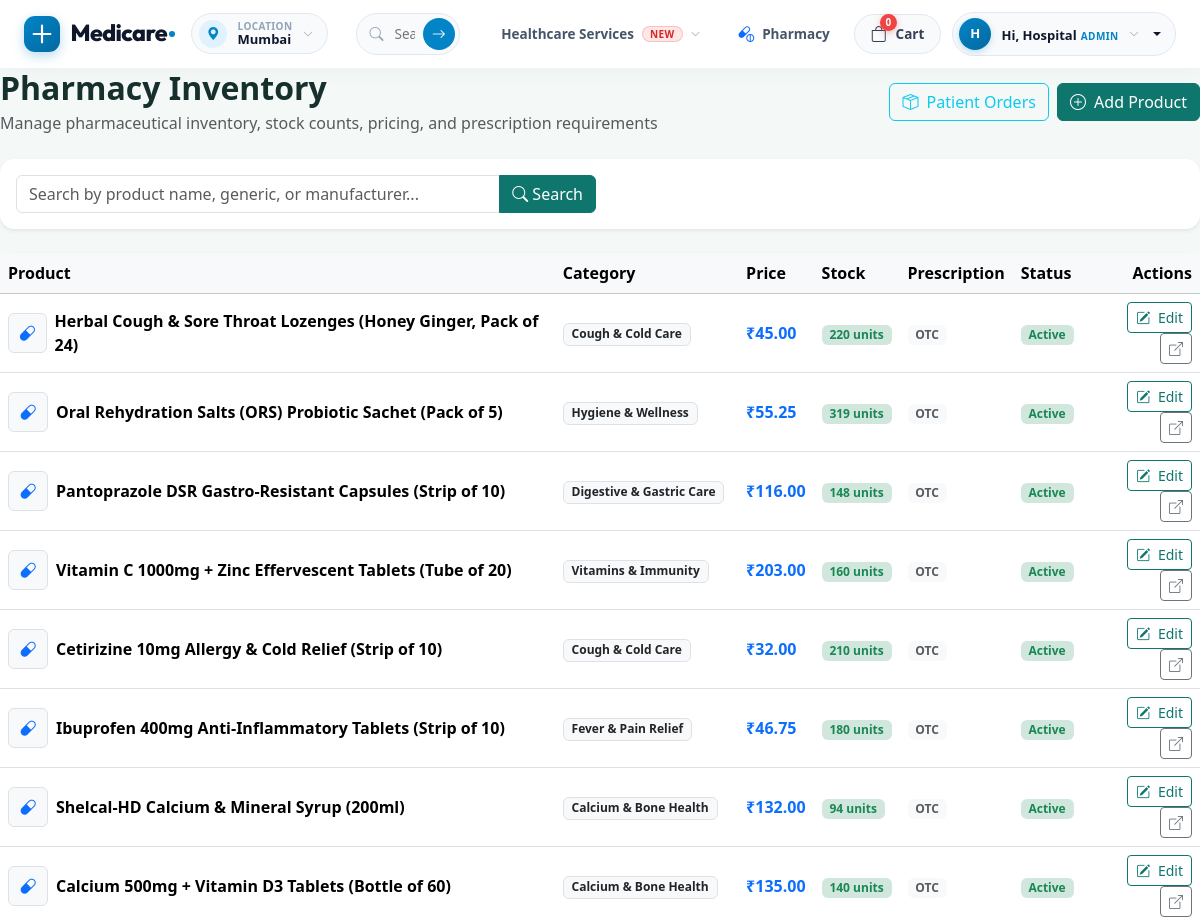
The app's page /manage/products/ (signed in, upper part), older data.
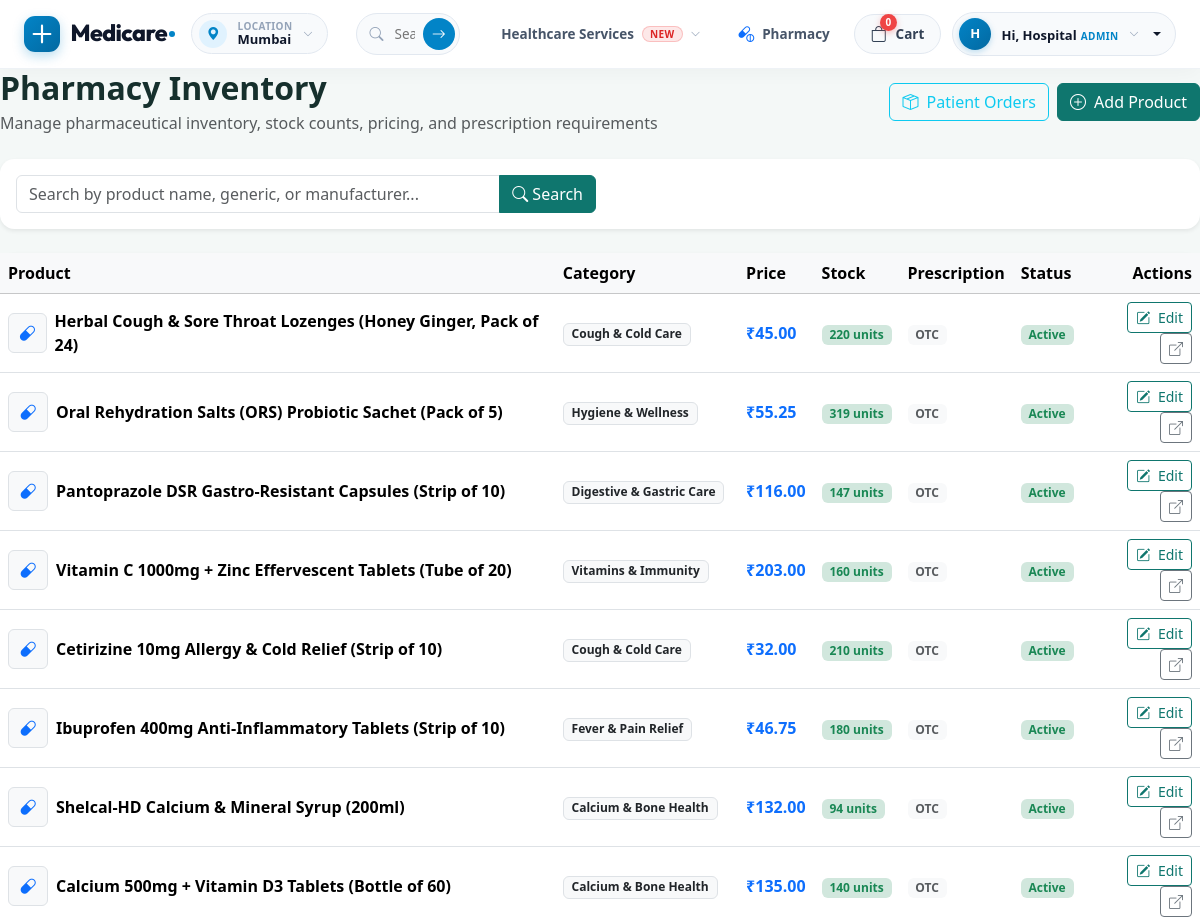
The same page, newer data.
### corepages/models.py (models this page shows, shortened)
class Product(models.Model):
    category = models.ForeignKey(ProductCategory, on_delete=models.SET_NULL, null=True, blank=True, related_name='products')
    name = models.CharField(max_length=200)
    slug = models.SlugField(max_length=220, unique=True, blank=True)
    description = models.TextField(blank=True)
    price = models.DecimalField(max_digits=8, decimal_places=2)
    discount_percent = models.PositiveIntegerField(default=0, help_text="Discount percentage, e.g. 20 for 20% off")
    stock = models.PositiveIntegerField(default=50, help_text="Current available inventory")
    image = models.ImageField(upload_to='products/', null=True, blank=True)
    image_url_fallback = models.CharField(max_length=255, blank=True, help_text="Static image path fallback")
    rating = models.DecimalField(max_digits=3, decimal_places=1, default=4.5)
    is_active = models.BooleanField(default=True)
    created_at = models.DateTimeField(auto_now_add=True)
    class Meta:
        ordering = ['-created_at']
    @property
    def effective_price(self):
        if self.discount_percent > 0:
            discount = (self.price * Decimal(self.discount_percent)) / Decimal(100)
            return round(self.price - discount, 2)
        return self.price

class ProductCategory(models.Model):
    name = models.CharField(max_length=100, unique=True)
    slug = models.SlugField(max_length=120, unique=True, blank=True)
    description = models.TextField(blank=True)
    is_active = models.BooleanField(default=True)
    class Meta:
        verbose_name_plural = 'Product Categories'
        ordering = ['name']

### corepages/views.py (the view)
# urls.py: path('manage/products/', views.admin_product_list, name='admin_product_list'),
@admin_required
def admin_product_list(request):
    products = Product.objects.select_related('category').order_by('-created_at')
    query = request.GET.get('q', '').strip()
    if query:
        products = products.filter(Q(name__icontains=query) | Q(category__name__icontains=query))
    paginator = Paginator(products, 15)
    page_obj = paginator.get_page(request.GET.get('page'))
    return render(request, 'corepages/admin_product_list.html', {'page_obj': page_obj, 'query': query})

### accounts/models.py (called while the page is built)
    def is_admin_role(self):
        return self.role == self.Role.ADMIN

    def is_doctor_role(self):
        return self.role == self.Role.DOCTOR

    def is_patient_role(self):
        return self.role == self.Role.PATIENT

### templates/corepages/admin_product_list.html (shortened to what the changed rows need)
{% extends 'base.html' %}
{% block content %}
<div class="d-flex justify-content-between align-items-center mb-4">
  <div>
    <h2 class="fw-bold mb-1">Pharmacy Inventory</h2>
  </div>
</div>
<div class="card card-hospital border-0 shadow-sm">
  <div class="table-responsive">
    <table class="table table-hover align-middle mb-0">
      <thead class="table-light">
        <tr>
          <th>Product</th>
          <th>Category</th>
          <th>Price</th>
          <th>Stock</th>
          <th>Prescription</th>
          <th>Status</th>
          <th class="text-end">Actions</th>
        </tr>
      </thead>
      <tbody>
        {% for prod in page_obj %}
          <tr>
            <td>
              <div class="d-flex align-items-center">
                {% if prod.image %}
                  <img src="{{ prod.image.url }}" alt="{{ prod.name }}" class="rounded me-2" style="width: 40px; height: 40px; object-fit: cover;">
                {% else %}
                  <div class="rounded me-2 bg-light d-flex align-items-center justify-content-center border" style="width: 40px; height: 40px;">
                    <i class="bi bi-capsule text-primary"></i>
                  </div>
                {% endif %}
                <div>
                  <strong>{{ prod.name }}</strong>
                </div>
              </div>
            </td>
            <td>
              {% if prod.category %}
                <span class="badge bg-light text-dark border">{{ prod.category.name }}</span>
              {% else %}
                <span class="text-muted small">General</span>
              {% endif %}
            </td>
            <td>
              <span class="fw-bold text-primary">₹{{ prod.effective_price }}</span>
            </td>
            <td>
              {% if prod.stock == 0 %}
                <span class="badge bg-danger">Out of Stock</span>
              {% elif prod.stock <= 10 %}
                <span class="badge bg-warning text-dark">{{ prod.stock }} left (Low)</span>
              {% else %}
                <span class="badge bg-success-subtle text-success">{{ prod.stock }} units</span>
              {% endif %}
            </td>
            <td>
              {% if prod.requires_prescription %}
                <span class="badge bg-warning-subtle text-dark border"><i class="bi bi-file-earmark-medical me-1"></i> Rx Required</span>
              {% else %}
                <span class="badge bg-light text-muted">OTC</span>
              {% endif %}
            </td>
            <td>
              {% if prod.is_active %}
                <span class="badge bg-success-subtle text-success">Active</span>
              {% else %}
                <span class="badge bg-secondary-subtle text-secondary">Inactive</span>
              {% endif %}
            </td>
            <td class="text-end">
              <a href="{% url 'corepages:admin_product_edit' prod.id %}" class="btn btn-outline-primary btn-sm">
                <i class="bi bi-pencil-square me-1"></i> Edit
              </a>
              <a href="{% url 'core:product_detail' prod.pk %}" target="_blank" class="btn btn-outline-secondary btn-sm ms-1" title="Public View">
                <i class="bi bi-box-arrow-up-right"></i>
              </a>
            </td>
          </tr>
        {% endfor %}
      </tbody>
    </table>
  </div>
</div>
{% endblock %}

Row changes from the older to the newer data that the page shows:
changed Product "Pantoprazole DSR Gastro-Resistant Capsules (Strip of 10)": stock "148" → "147"
